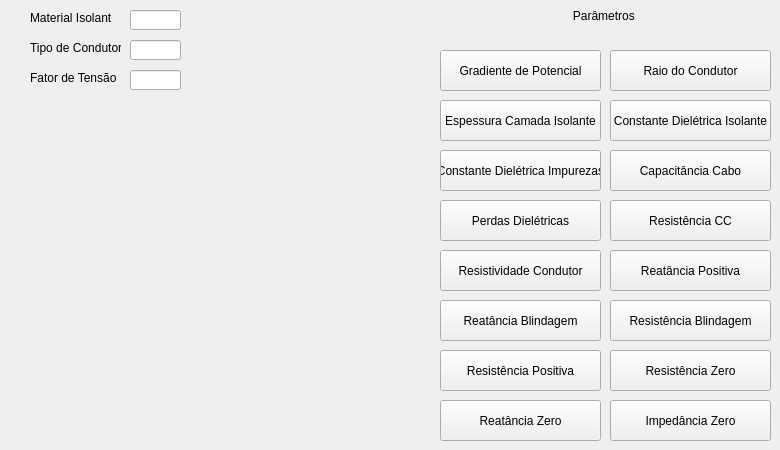
<?xml version="1.0" encoding="UTF-8"?>
<ui version="4.0">
 <class>Condutores</class>
 <widget class="QMainWindow" name="Condutores">
  <property name="geometry">
   <rect>
    <x>0</x>
    <y>0</y>
    <width>780</width>
    <height>450</height>
   </rect>
  </property>
  <property name="minimumSize">
   <size>
    <width>780</width>
    <height>450</height>
   </size>
  </property>
  <property name="maximumSize">
   <size>
    <width>780</width>
    <height>450</height>
   </size>
  </property>
  <property name="windowTitle">
   <string>Condutores</string>
  </property>
  <property name="windowIcon">
   <iconset>
    <normaloff>myIcon.png</normaloff>myIcon.png</iconset>
  </property>
  <widget class="QWidget" name="centralwidget">
   <widget class="QLabel" name="label">
    <property name="geometry">
     <rect>
      <x>-10</x>
      <y>60</y>
      <width>361</width>
      <height>331</height>
     </rect>
    </property>
    <property name="text">
     <string/>
    </property>
    <property name="pixmap">
     <pixmap>Wire Cu.png</pixmap>
    </property>
    <property name="scaledContents">
     <bool>true</bool>
    </property>
   </widget>
   <widget class="QPushButton" name="pushButtonCargaNominal">
    <property name="geometry">
     <rect>
      <x>610</x>
      <y>50</y>
      <width>161</width>
      <height>41</height>
     </rect>
    </property>
    <property name="text">
     <string>Raio do Condutor</string>
    </property>
   </widget>
   <widget class="QLabel" name="label_3">
    <property name="geometry">
     <rect>
      <x>30</x>
      <y>40</y>
      <width>91</width>
      <height>16</height>
     </rect>
    </property>
    <property name="text">
     <string>Tipo de Condutor</string>
    </property>
   </widget>
   <widget class="QLabel" name="label_2">
    <property name="geometry">
     <rect>
      <x>30</x>
      <y>10</y>
      <width>81</width>
      <height>16</height>
     </rect>
    </property>
    <property name="text">
     <string>Material Isolante</string>
    </property>
   </widget>
   <widget class="QPushButton" name="pushButtonTensaoSecundario">
    <property name="geometry">
     <rect>
      <x>610</x>
      <y>150</y>
      <width>161</width>
      <height>41</height>
     </rect>
    </property>
    <property name="text">
     <string>Capacitância Cabo</string>
    </property>
   </widget>
   <widget class="QPushButton" name="pushButtonFatorSobrecorrente">
    <property name="geometry">
     <rect>
      <x>610</x>
      <y>100</y>
      <width>161</width>
      <height>41</height>
     </rect>
    </property>
    <property name="text">
     <string>Constante Dielétrica Isolante</string>
    </property>
   </widget>
   <widget class="QPushButton" name="pushButtonCorrenteSecundario">
    <property name="geometry">
     <rect>
      <x>440</x>
      <y>50</y>
      <width>161</width>
      <height>41</height>
     </rect>
    </property>
    <property name="text">
     <string>Gradiente de Potencial</string>
    </property>
   </widget>
   <widget class="QPushButton" name="pushButtonCargaTC">
    <property name="geometry">
     <rect>
      <x>440</x>
      <y>100</y>
      <width>161</width>
      <height>41</height>
     </rect>
    </property>
    <property name="text">
     <string>Espessura Camada Isolante</string>
    </property>
   </widget>
   <widget class="QLineEdit" name="lineEdit">
    <property name="geometry">
     <rect>
      <x>130</x>
      <y>10</y>
      <width>51</width>
      <height>20</height>
     </rect>
    </property>
   </widget>
   <widget class="QPushButton" name="pushButtonCorrenteMagnetizacao">
    <property name="enabled">
     <bool>true</bool>
    </property>
    <property name="geometry">
     <rect>
      <x>440</x>
      <y>150</y>
      <width>161</width>
      <height>41</height>
     </rect>
    </property>
    <property name="text">
     <string>Constante Dielétrica Impurezas</string>
    </property>
   </widget>
   <widget class="QLineEdit" name="lineEdit_2">
    <property name="geometry">
     <rect>
      <x>130</x>
      <y>40</y>
      <width>51</width>
      <height>20</height>
     </rect>
    </property>
   </widget>
   <widget class="QLabel" name="labelParametro">
    <property name="geometry">
     <rect>
      <x>470</x>
      <y>0</y>
      <width>271</width>
      <height>31</height>
     </rect>
    </property>
    <property name="layoutDirection">
     <enum>Qt::LeftToRight</enum>
    </property>
    <property name="styleSheet">
     <string notr="true">font: 28pt &quot;Nirmala UI Semilight&quot;;</string>
    </property>
    <property name="text">
     <string>Parâmetros </string>
    </property>
    <property name="alignment">
     <set>Qt::AlignCenter</set>
    </property>
   </widget>
   <widget class="QLabel" name="label_4">
    <property name="geometry">
     <rect>
      <x>30</x>
      <y>70</y>
      <width>91</width>
      <height>16</height>
     </rect>
    </property>
    <property name="text">
     <string>Fator de Tensão</string>
    </property>
   </widget>
   <widget class="QLineEdit" name="lineEdit_3">
    <property name="geometry">
     <rect>
      <x>130</x>
      <y>70</y>
      <width>51</width>
      <height>20</height>
     </rect>
    </property>
   </widget>
   <widget class="QPushButton" name="pushButtonTensaoSecundario_2">
    <property name="geometry">
     <rect>
      <x>610</x>
      <y>300</y>
      <width>161</width>
      <height>41</height>
     </rect>
    </property>
    <property name="text">
     <string>Resistência Blindagem</string>
    </property>
   </widget>
   <widget class="QPushButton" name="pushButtonCargaTC_2">
    <property name="geometry">
     <rect>
      <x>440</x>
      <y>250</y>
      <width>161</width>
      <height>41</height>
     </rect>
    </property>
    <property name="text">
     <string>Resistividade Condutor</string>
    </property>
   </widget>
   <widget class="QPushButton" name="pushButtonCorrenteSecundario_2">
    <property name="geometry">
     <rect>
      <x>440</x>
      <y>200</y>
      <width>161</width>
      <height>41</height>
     </rect>
    </property>
    <property name="text">
     <string>Perdas Dielétricas</string>
    </property>
   </widget>
   <widget class="QPushButton" name="pushButtonCargaNominal_2">
    <property name="geometry">
     <rect>
      <x>610</x>
      <y>200</y>
      <width>161</width>
      <height>41</height>
     </rect>
    </property>
    <property name="text">
     <string>Resistência CC</string>
    </property>
   </widget>
   <widget class="QPushButton" name="pushButtonCorrenteMagnetizacao_2">
    <property name="enabled">
     <bool>true</bool>
    </property>
    <property name="geometry">
     <rect>
      <x>440</x>
      <y>300</y>
      <width>161</width>
      <height>41</height>
     </rect>
    </property>
    <property name="text">
     <string>Reatância Blindagem</string>
    </property>
   </widget>
   <widget class="QPushButton" name="pushButtonFatorSobrecorrente_2">
    <property name="geometry">
     <rect>
      <x>610</x>
      <y>250</y>
      <width>161</width>
      <height>41</height>
     </rect>
    </property>
    <property name="text">
     <string>Reatância Positiva</string>
    </property>
   </widget>
   <widget class="QPushButton" name="pushButtonTensaoSecundario_3">
    <property name="geometry">
     <rect>
      <x>610</x>
      <y>400</y>
      <width>161</width>
      <height>41</height>
     </rect>
    </property>
    <property name="text">
     <string>Impedância Zero</string>
    </property>
   </widget>
   <widget class="QPushButton" name="pushButtonCorrenteMagnetizacao_3">
    <property name="enabled">
     <bool>true</bool>
    </property>
    <property name="geometry">
     <rect>
      <x>440</x>
      <y>400</y>
      <width>161</width>
      <height>41</height>
     </rect>
    </property>
    <property name="text">
     <string>Reatância Zero</string>
    </property>
   </widget>
   <widget class="QPushButton" name="pushButtonCargaTC_3">
    <property name="geometry">
     <rect>
      <x>440</x>
      <y>350</y>
      <width>161</width>
      <height>41</height>
     </rect>
    </property>
    <property name="text">
     <string>Resistência Positiva</string>
    </property>
   </widget>
   <widget class="QPushButton" name="pushButtonFatorSobrecorrente_3">
    <property name="geometry">
     <rect>
      <x>610</x>
      <y>350</y>
      <width>161</width>
      <height>41</height>
     </rect>
    </property>
    <property name="text">
     <string>Resistência Zero</string>
    </property>
   </widget>
  </widget>
 </widget>
 <resources/>
 <connections/>
</ui>
